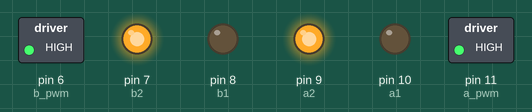
A sketch run on a simulated Arduino Uno, built with avr-gcc and run on an emulated ATmega328P. On the bench: switched loads named in the sketch (green lamp = pin HIGH), output pins drawn as LEDs (lit = HIGH).

Above: at 0.1 s.
Timing chart, 0 to 1.6 s (numbered marks = the images above):
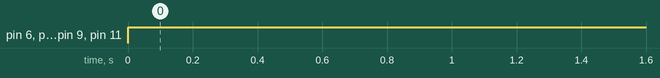

Measured:
- by itself, pin 6 (b_pwm), pin 7 (b2), pin 9 (a2), pin 11 (a_pwm): LOW → HIGH at 0.00 s

The sketch:

motortest.ino
```cpp
#define  THRESHOLD 430
#define  TLL    A1
#define  TL     A2
#define  TR     A3
#define  TRR    A4
#define  BL     A0
#define  BR     A5


#define  a1     10
#define  a2     9
#define  b1     8
#define  b2     7
#define  a_pwm  11
#define  b_pwm  6
int s[5],i;
String cmp_value;
//long OnTime = 250;

void setup()
   {
    pinMode(a1,OUTPUT);
    pinMode(a2,OUTPUT);
    pinMode(b1,OUTPUT);
    pinMode(b2,OUTPUT);
    pinMode(a_pwm,OUTPUT);
    pinMode(b_pwm,OUTPUT);
    cmp_value="";

   }
     void loop()
     {
      /*  unsigned long previousMillis = millis();
        Serial.println(previousMillis);

       while(1)
     {*/
      digitalWrite(a1,LOW);
     digitalWrite(a2,HIGH);
     digitalWrite(b1,LOW);
     digitalWrite(b2,HIGH);
     analogWrite(a_pwm,255);
     analogWrite(b_pwm,255);
     delay(3000);
        /*     if(cmp_value=="BBBBB")
             break;
          /*if(currentMillis - previousMillis >= OnTime)
          break;*/
     }
  /*       unsigned long currentMillis = millis();
        Serial.println(currentMillis);
  */
       /*goback();
       goright();
       goleft();*/


    /* void readInput()
   {
     cmp_value="";
      s[0]=analogRead(S0);
      s[1]=analogRead(S1);
      s[2]=analogRead(S2);
      s[3]=analogRead(S3);
      s[4]=analogRead(S4);
       for(int i =0;i<5;i++)
        {
          if (s[i]>THRESHOLD)
                  {s[i]=1;cmp_value+="W";}
                  else {s[i]=0;cmp_value+="B";}
        }
        Serial.println(cmp_value);
   }
       void gofwd()
   {

     digitalWrite(a1,HIGH);
     digitalWrite(a2,LOW);
     digitalWrite(b1,HIGH);
     digitalWrite(b2,LOW);
     analogWrite(a_pwm,255);
     analogWrite(b_pwm,255);
     //delay(3000);
     readInput();

   }
   void goback()
   {
     digitalWrite(a1,LOW);
     digitalWrite(a2,HIGH);
     digitalWrite(b1,LOW);
     digitalWrite(b2,HIGH);
     analogWrite(a_pwm,255);
     analogWrite(b_pwm,255);
     delay(3000);
   }
   void goleft()

   {
     digitalWrite(a1,HIGH);
     digitalWrite(a2,LOW);
     digitalWrite(b1,HIGH);
     digitalWrite(b2,LOW);
     analogWrite(a_pwm,0);
     analogWrite(b_pwm,255);
     delay(3000);
   }
  void goright()
   {
     digitalWrite(a1,HIGH);
     digitalWrite(a2,LOW);
     digitalWrite(b1,HIGH);
     digitalWrite(b2,LOW);
     analogWrite(a_pwm,255);
     analogWrite(b_pwm,0);
     delay(3000);
   } */
```
